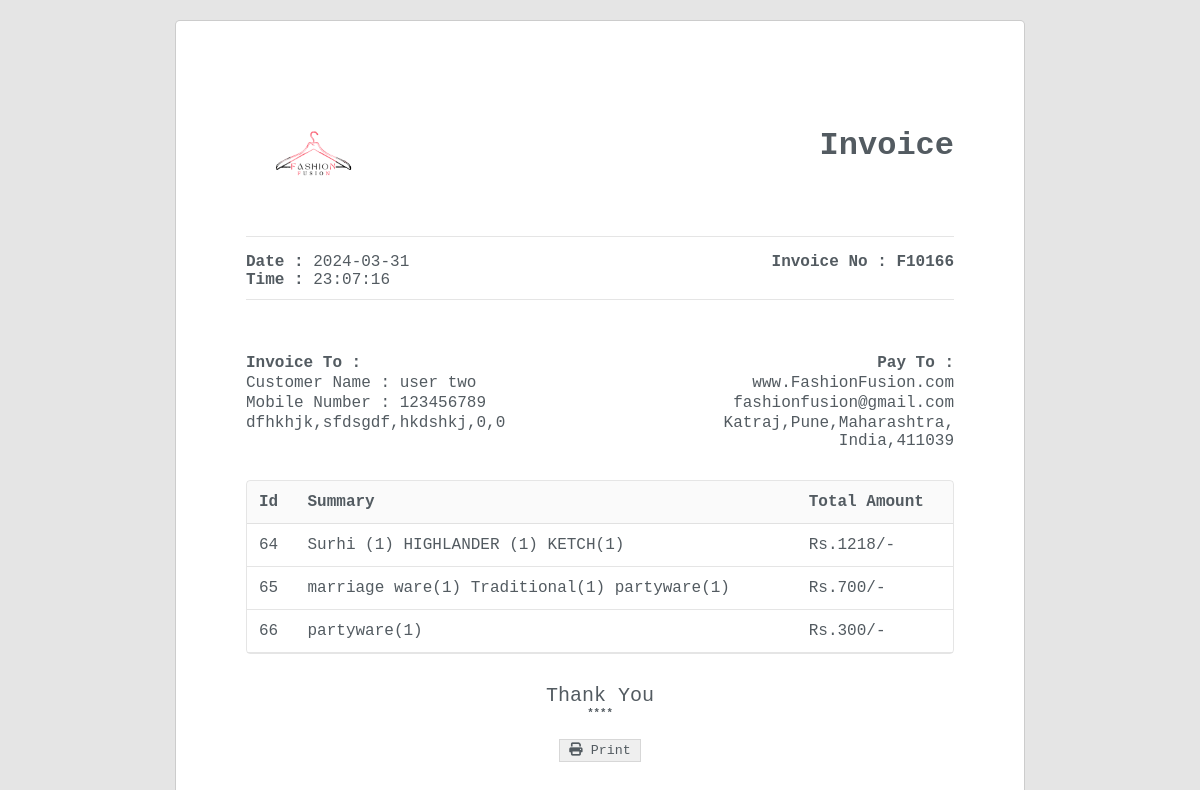
Page /billhistory.php (signed in) on the earlier database version.
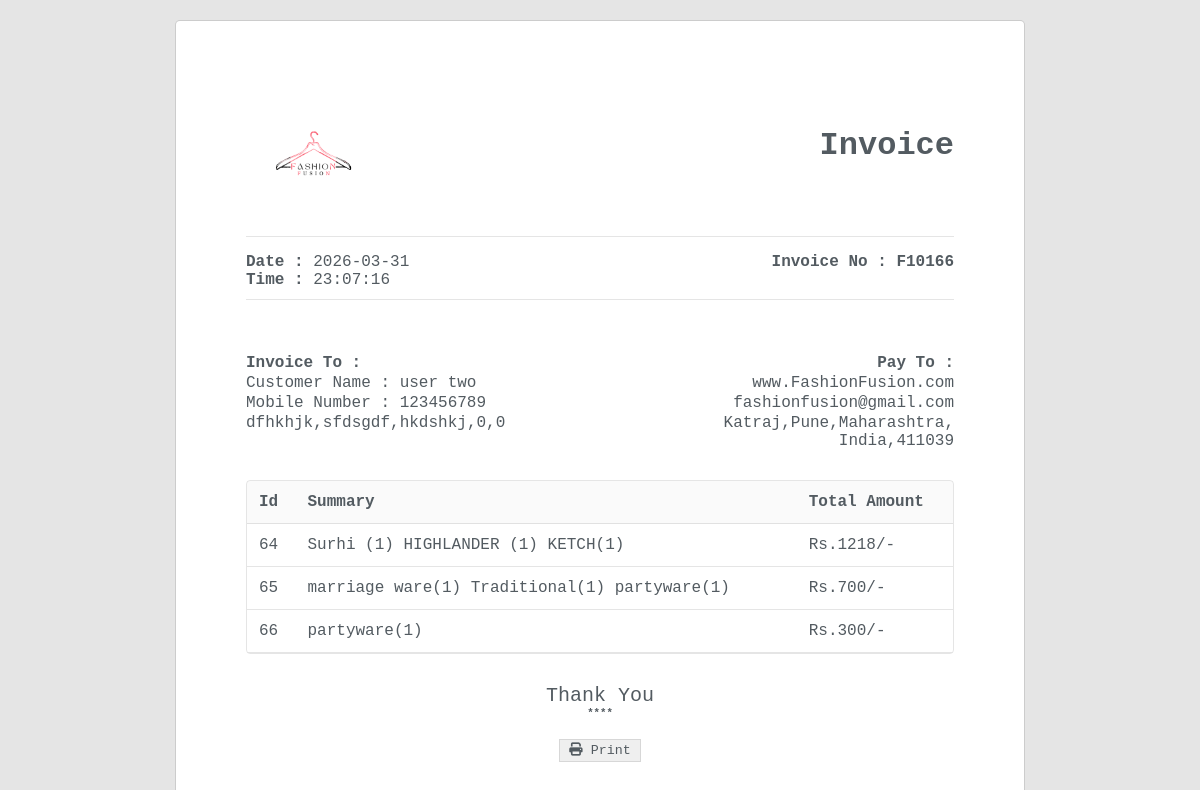
Same page on the later database version.
### tables this page shows
CREATE TABLE `orders` (
  `order_id` int(11) NOT NULL,
  `items` varchar(255) DEFAULT NULL,
  `custname` varchar(255) DEFAULT NULL,
  `contactno` varchar(15) DEFAULT NULL,
  `email` varchar(255) DEFAULT NULL,
  `gender` varchar(255) DEFAULT NULL,
  `address` varchar(255) DEFAULT NULL,
  `city` varchar(100) DEFAULT NULL,
  `state` varchar(100) DEFAULT NULL,
  `country` varchar(200) DEFAULT NULL,
  `pincode` int(20) DEFAULT NULL,
  `payment` varchar(50) DEFAULT NULL,
  `status` varchar(50) DEFAULT 'pending',
  `order_date` date DEFAULT NULL,
  `order_time` time DEFAULT NULL
);

### billhistory.php (the view, shortened to what the changed rows need)
<?php
@include 'include.php';
?>
<!DOCTYPE html>
<html>
    <head>
        <link rel="stylesheet" href="https://cdnjs.cloudflare.com/ajax/libs/font-awesome/6.2.1/css/all.min.css" />
        <link rel="stylesheet" href="css/userbill.css">
    </head>
    <body>
    <?php
         $user=$_SESSION['email'];
         $select_cart = mysqli_query($con, "SELECT * FROM `orders` where email='$user'");
         if(mysqli_num_rows($select_cart) > 0){
            while($fetch_cart = mysqli_fetch_assoc($select_cart)){
                $order_id =$fetch_cart['order_id'];
                $custname=$fetch_cart['custname'];
                $contactno=$fetch_cart['contactno'];
                $address=$fetch_cart['address'];
                $city=$fetch_cart['city'];
                $pincode=$fetch_cart['pincode'];
                $state=$fetch_cart['state'];
                $country=$fetch_cart['country'];
                $order_date=$fetch_cart['order_date'];
                $order_time=$fetch_cart['order_time'];
            }}
      ?>
        <div class = "invoice-wrapper" id = "print-area">
            <div class = "invoice">
                <div class = "invoice-container">
                    <div class = "invoice-head">
                        <div class = "invoice-head-top">
                            <div class = "invoice-head-top-right text-end">
                                <br><br>
                                <h1>Invoice</h1>
                            </div>
                        </div>
                        <div class = "invoice-head-middle">
                            <div class = "invoice-head-middle-left text-start">
                                <p><span class = "text-bold">Date : </span><?php echo$order_date;?></p>
                                <p><span class = "text-bold">Time : </span><?php echo$order_time;?></p>
                            </div>
                            <div class = "invoice-head-middle-right text-end">
                                <p><spanf class = "text-bold">Invoice No : </span>F101<?php echo$order_id;?></p>
                            </div>
                        </div>
                        <br><br>
                        <div class = "invoice-head-bottom">
                            <div class = "invoice-head-bottom-left">
                                <ul>
                                    <li class = 'text-bold'>Invoice To :</li>
                                    <li>Customer Name : <?php echo $custname;?></li>
                                    <li>Mobile Number : <?php echo $contactno;?></li>
                                    <li><?php echo $address. ','.$city. ','.$state. ','.$country. ','.$pincode;?></li>
                                </ul>
                            </div>
                        </div>
                    </div>
                    <div class = "overflow-view">
                    <br>
                        <div class = "invoice-body">
                            <table>
                                <thead>
                                    <tr>
                                        <td class = "text-bold">Id</td>
                                        <td class = "text-bold">Summary</td>
                                        <td class = "text-bold">Total Amount</td>
                                    </tr>
                                </thead>
                                <tbody>
                                    <?php
                            $user=$_SESSION['email'];
                            $select_cart = mysqli_query($con, "SELECT * FROM `orders` where email='$user'");
                            if(mysqli_num_rows($select_cart) > 0){
                            while($fetch_cart = mysqli_fetch_assoc($select_cart)){
                                ?>
                                    <tr>
                                        <td><?php echo $fetch_cart['order_id'];?></td>
                                        <td><?php echo $fetch_cart['items'];?></td>
                                        <td><?php echo$fetch_cart['payment'];?></td>
                                    </tr>
                                     <?php
                             }
                            }
                            ?>
                                </tbody>
                            </table>
                        </div>
                    </div>
                </div>
            </div>
        </div>
    </body>
</html>

Differences in the rows shown:
changed orders "partyware(1)": order_date "2024-03-31" → "2026-03-31"
